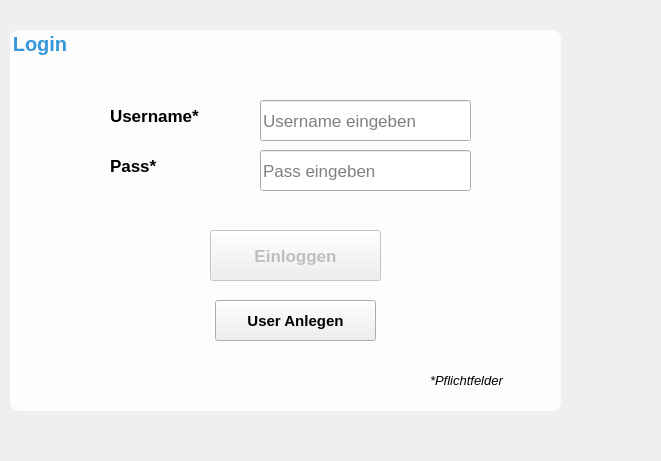
   <widget class="QWidget" name="widgetLogin" native="true">
    <property name="geometry">
     <rect>
      <x>430</x>
      <y>90</y>
      <width>661</width>
      <height>461</height>
     </rect>
    </property>
    <property name="font">
     <font>
      <family>Segoe UI</family>
      <pointsize>13</pointsize>
     </font>
    </property>
    <property name="autoFillBackground">
     <bool>false</bool>
    </property>
    <property name="styleSheet">
     <string notr="true"/>
    </property>
    <widget class="QGroupBox" name="groupBoxLogin">
     <property name="geometry">
      <rect>
       <x>10</x>
       <y>30</y>
       <width>551</width>
       <height>381</height>
      </rect>
     </property>
     <property name="font">
      <font>
       <family>Segoe UI</family>
       <pointsize>15</pointsize>
       <weight>75</weight>
       <bold>true</bold>
      </font>
     </property>
     <property name="styleSheet">
      <string notr="true">QGroupBox::title {
                             color: #3498db;
                        }


QGroupBox {background-color: rgba(255, 255, 255, 85%);}

QGroupBox {border-radius: 9px;}</string>
     </property>
     <property name="title">
      <string>Login</string>
     </property>
     <widget class="QPushButton" name="btnLogin">
      <property name="enabled">
       <bool>false</bool>
      </property>
      <property name="geometry">
       <rect>
        <x>200</x>
        <y>200</y>
        <width>171</width>
        <height>51</height>
       </rect>
      </property>
      <property name="font">
       <font>
        <family>Segoe UI</family>
        <pointsize>13</pointsize>
        <weight>75</weight>
        <bold>true</bold>
       </font>
      </property>
      <property name="styleSheet">
       <string notr="true"/>
      </property>
      <property name="text">
       <string>Einloggen</string>
      </property>
     </widget>
     <widget class="QLineEdit" name="leUserName">
      <property name="enabled">
       <bool>true</bool>
      </property>
      <property name="geometry">
       <rect>
        <x>250</x>
        <y>70</y>
        <width>211</width>
        <height>41</height>
       </rect>
      </property>
      <property name="font">
       <font>
        <family>Segoe UI</family>
        <pointsize>13</pointsize>
        <weight>50</weight>
        <italic>false</italic>
        <bold>false</bold>
       </font>
      </property>
      <property name="placeholderText">
       <string>Username eingeben</string>
      </property>
     </widget>
     <widget class="QLabel" name="lblUserName">
      <property name="enabled">
       <bool>true</bool>
      </property>
      <property name="geometry">
       <rect>
        <x>100</x>
        <y>70</y>
        <width>121</width>
        <height>31</height>
       </rect>
      </property>
      <property name="font">
       <font>
        <family>Segoe UI</family>
        <pointsize>13</pointsize>
        <weight>75</weight>
        <bold>true</bold>
       </font>
      </property>
      <property name="text">
       <string>Username*</string>
      </property>
     </widget>
     <widget class="QLineEdit" name="lePass">
      <property name="geometry">
       <rect>
        <x>250</x>
        <y>120</y>
        <width>211</width>
        <height>41</height>
       </rect>
      </property>
      <property name="font">
       <font>
        <family>Segoe UI</family>
        <pointsize>13</pointsize>
        <weight>50</weight>
        <italic>false</italic>
        <bold>false</bold>
       </font>
      </property>
      <property name="text">
       <string/>
      </property>
      <property name="echoMode">
       <enum>QLineEdit::Password</enum>
      </property>
      <property name="placeholderText">
       <string>Pass eingeben</string>
      </property>
     </widget>
     <widget class="QLabel" name="lblPass">
      <property name="geometry">
       <rect>
        <x>100</x>
        <y>120</y>
        <width>101</width>
        <height>31</height>
       </rect>
      </property>
      <property name="font">
       <font>
        <family>Segoe UI</family>
        <pointsize>13</pointsize>
        <weight>75</weight>
        <bold>true</bold>
       </font>
      </property>
      <property name="text">
       <string>Pass*</string>
      </property>
     </widget>
     <widget class="QPushButton" name="btnNeuerUser">
      <property name="geometry">
       <rect>
        <x>205</x>
        <y>270</y>
        <width>161</width>
        <height>41</height>
       </rect>
      </property>
      <property name="font">
       <font>
        <family>Segoe UI</family>
        <pointsize>11</pointsize>
        <weight>75</weight>
        <bold>true</bold>
       </font>
      </property>
      <property name="styleSheet">
       <string notr="true"/>
      </property>
      <property name="text">
       <string>User Anlegen</string>
      </property>
     </widget>
     <widget class="QLabel" name="lblPflichtfelderLogin">
      <property name="geometry">
       <rect>
        <x>420</x>
        <y>340</y>
        <width>121</width>
        <height>21</height>
       </rect>
      </property>
      <property name="font">
       <font>
        <family>Segoe UI</family>
        <pointsize>10</pointsize>
        <weight>50</weight>
        <italic>true</italic>
        <bold>false</bold>
       </font>
      </property>
      <property name="text">
       <string>*Pflichtfelder</string>
      </property>
     </widget>
    </widget>
   </widget>
